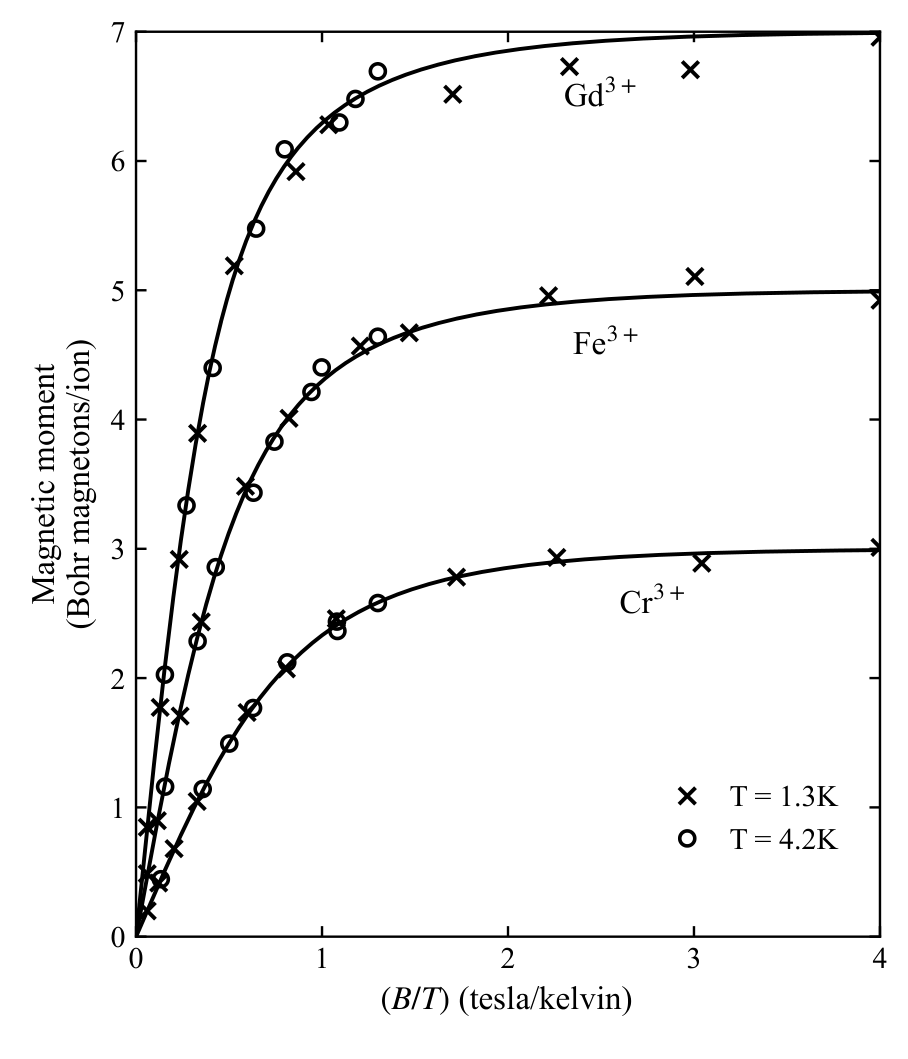

Source code (Python):
# -*- coding: utf-8 -*-
# Fig 3.26 Paramagnetic saturation (after Henry 1952): magnetic moment per ion
# vs B/T for Gd3+ (J=7/2), Fe3+ (J=5/2) and Cr3+ (J=3/2), all g=2.
# Smooth Brillouin curves M = gJ J B_J(x), x = gJ mu_B J (B/T) / kB,
# with simulated 1.3 K (x) and 4.2 K (o) data points scattered about them.
import numpy as np
import matplotlib
matplotlib.use('Agg')
import matplotlib.pyplot as plt
from matplotlib.lines import Line2D
import sys
sys.path.insert(0, r'E:\AI整理书籍\磁学\book\fig_src')
from mplstyle import new_fig, save_fig

MU_B_OVER_K = 0.6717   # mu_B / kB  in K/T


def brillouin(x, J):
    x = np.asarray(x, dtype=float)
    out = np.empty_like(x)
    nz = np.abs(x) > 1e-9
    a = (2 * J + 1) * x[nz] / (2 * J)
    b = x[nz] / (2 * J)
    out[nz] = (2 * J + 1) / (2 * J) / np.tanh(a) - 1 / (2 * J) / np.tanh(b)
    out[~nz] = 0.0
    return out


def moment(y, J, g=2.0):
    return g * J * brillouin(g * MU_B_OVER_K * J * y, J)


ions = [('Gd$^{3+}$', 3.5, 7.0, 2.30, 6.42),
        ('Fe$^{3+}$', 2.5, 5.0, 2.35, 4.50),
        ('Cr$^{3+}$', 1.5, 3.0, 2.60, 2.50)]

fig, ax = new_fig(4.2, 4.9)
fig.subplots_adjust(left=0.15, right=0.97, top=0.97, bottom=0.115)

y = np.linspace(0, 4, 500)
rng = np.random.default_rng(7)
for lab, J, sat, lx, ly in ions:
    ax.plot(y, moment(y, J), color='black', lw=1.3)
    # simulated data points: x = 1.3 K over the whole range, o = 4.2 K at low B/T
    yx = np.array([0.06, 0.12, 0.22, 0.35, 0.55, 0.8, 1.15, 1.6, 2.2, 3.0, 4.0])
    yx = yx * (0.9 + 0.2 * rng.random(yx.size))
    yx[0] = 0.06
    yx[-1] = 4.0
    mx = moment(yx, J) * (1 + 0.02 * rng.standard_normal(yx.size))
    yo = np.linspace(0.15, 1.3, 8) * (0.85 + 0.3 * rng.random(8))
    yo = np.sort(np.clip(yo, 0.12, 1.3))
    mo = moment(yo, J) * (1 + 0.02 * rng.standard_normal(yo.size))
    ax.plot(yx, mx, 'x', color='black', ms=5.5, mew=1.3, fillstyle='none')
    ax.plot(yo, mo, 'o', color='black', ms=5.0, mfc='none', mew=1.2)
    ax.text(lx, ly, lab, fontsize=11)

ax.set_xlim(0, 4)
ax.set_ylim(0, 7)
ax.set_xticks(range(5))
ax.set_yticks(range(8))
ax.set_xlabel(r'$(B/T)$ (tesla/kelvin)')
ax.set_ylabel('Magnetic moment\n(Bohr magnetons/ion)')

handles = [Line2D([], [], marker='x', ls='none', color='black', ms=5.5,
                  mew=1.3, label='T = 1.3K'),
           Line2D([], [], marker='o', ls='none', color='black', ms=5.0,
                  mfc='none', mew=1.2, label='T = 4.2K')]
ax.legend(handles=handles, loc='lower right', bbox_to_anchor=(0.98, 0.06),
          handletextpad=0.4)

save_fig(fig, 'ch3', 'fig3_26')
